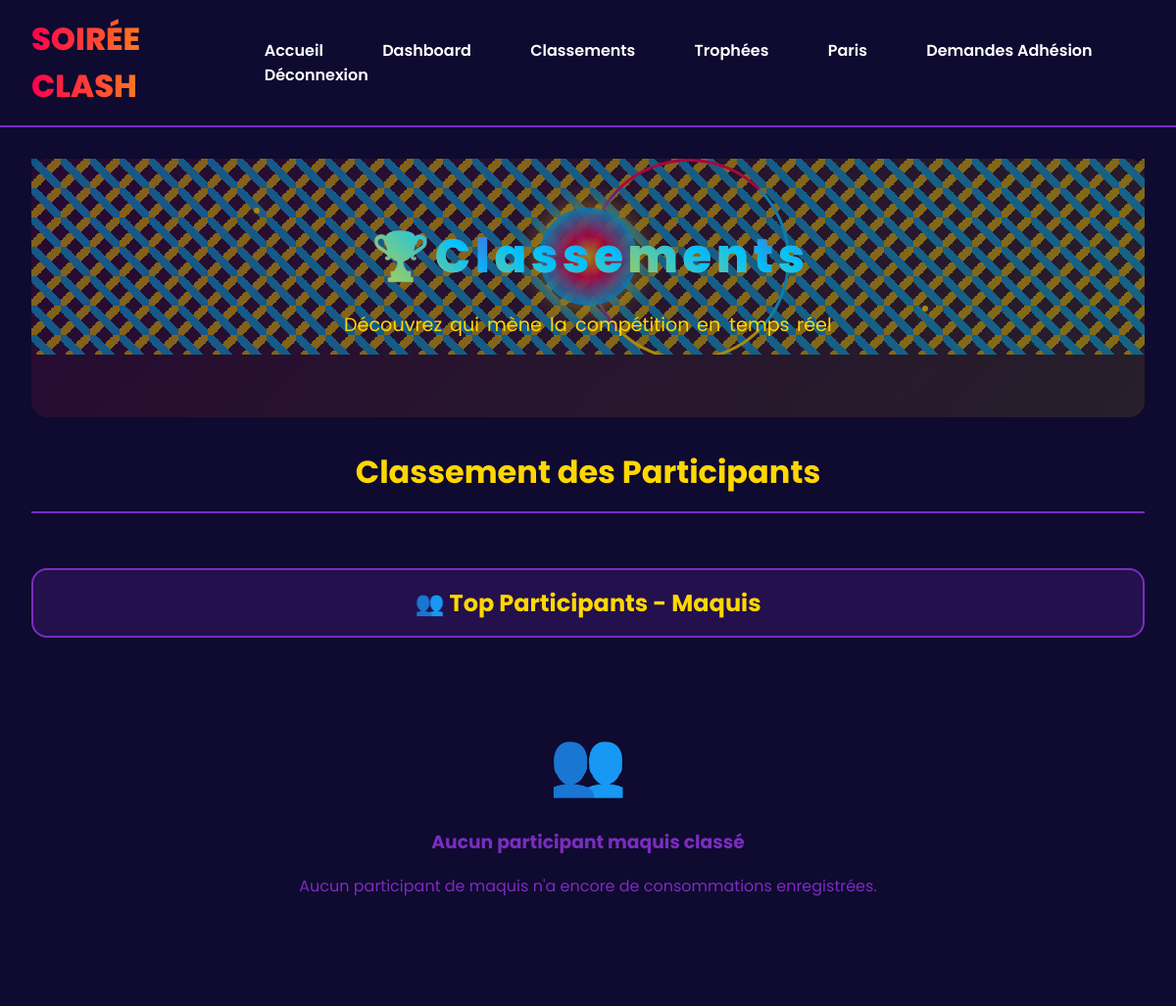
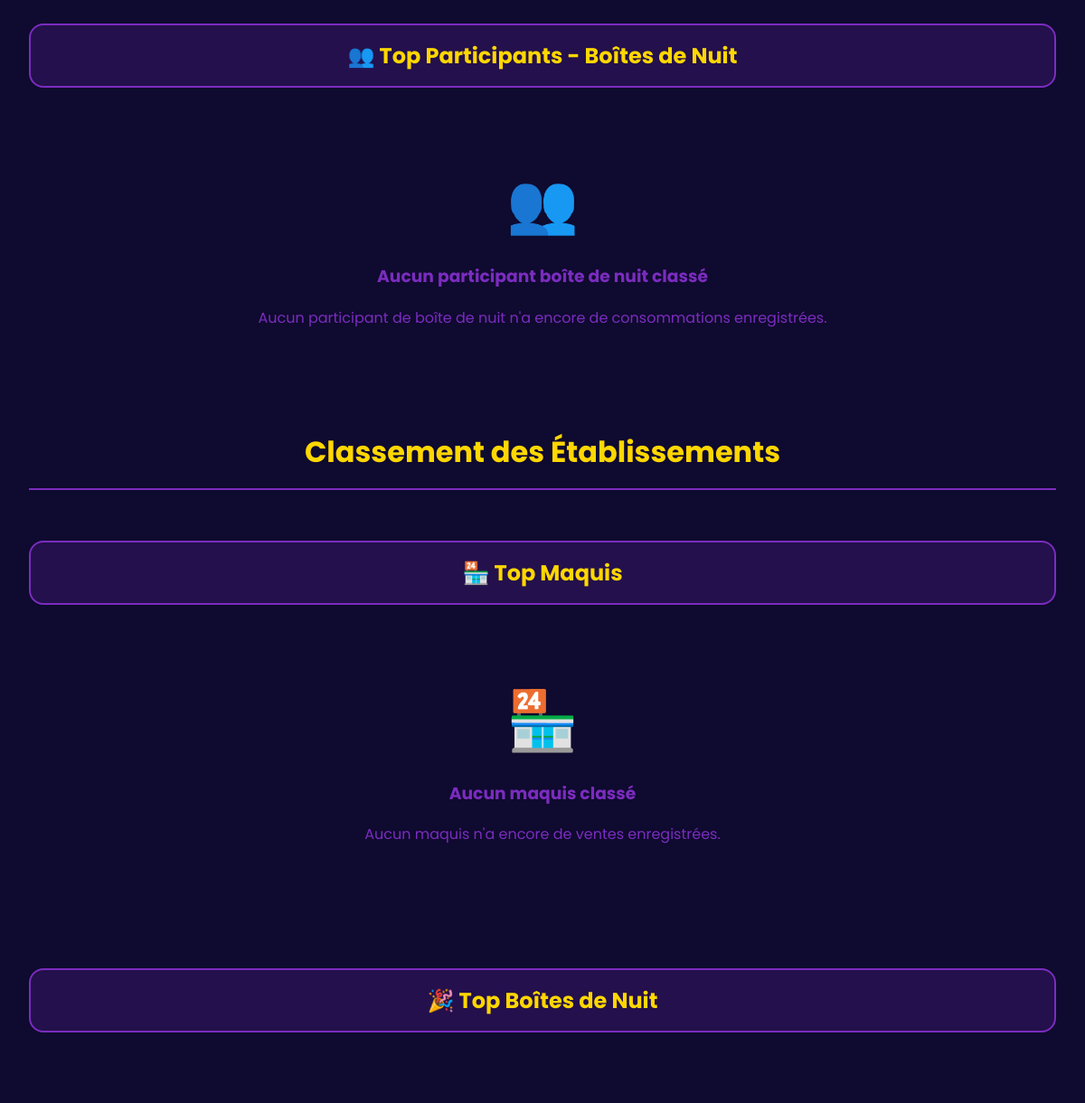
The page /classements/ (signed in, upper part) on the database as committed earlier (2 pictures, top to bottom).
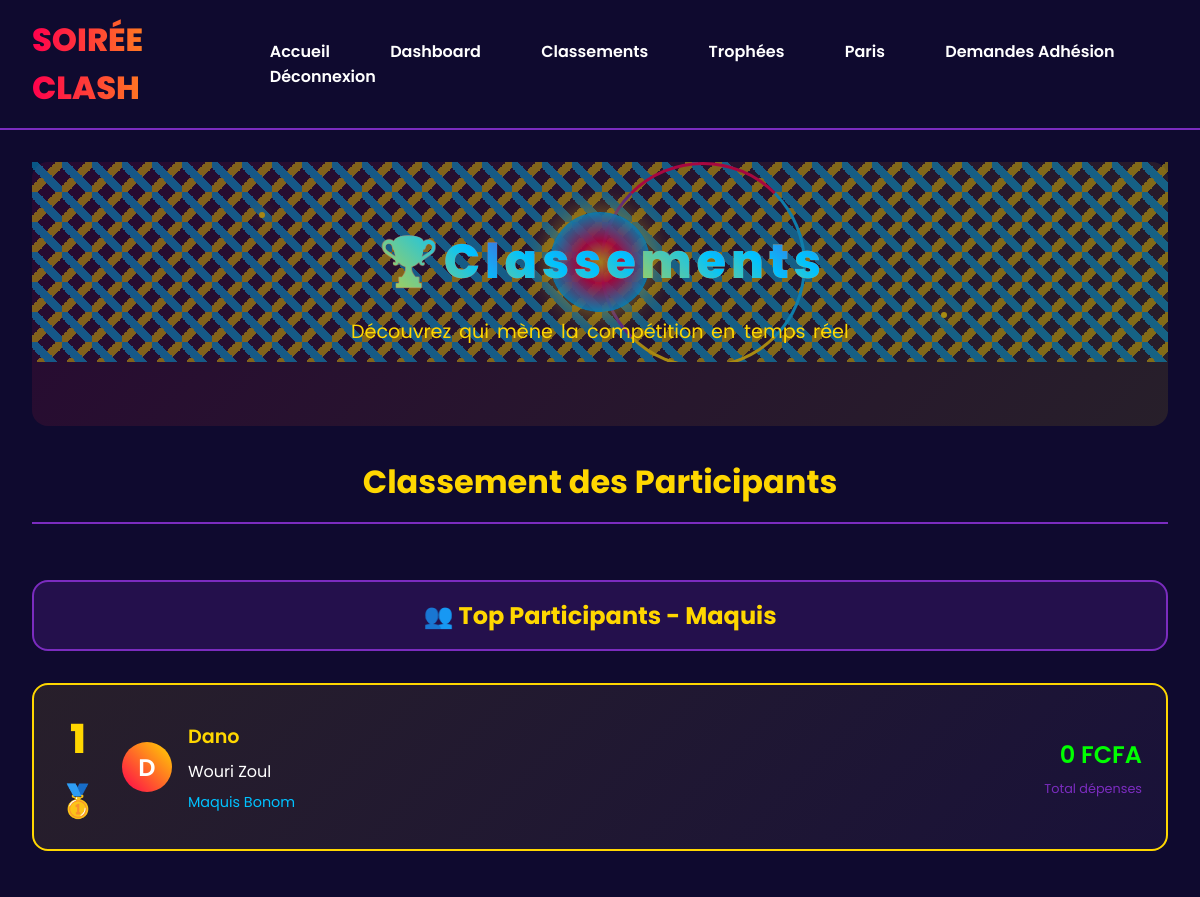
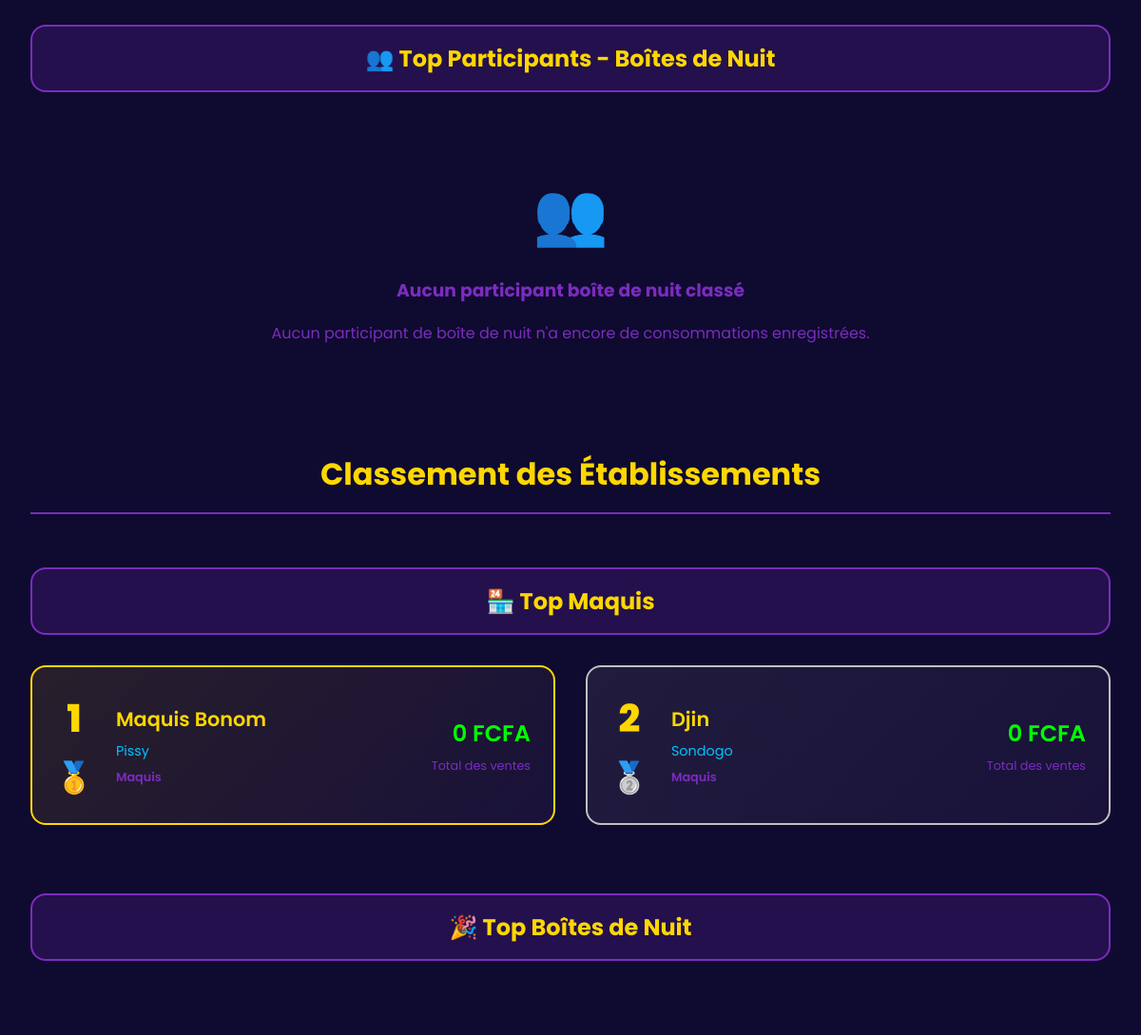
The same page on the database as committed later (2 pictures, top to bottom).
### soiree/models.py (models this page shows, shortened)
class Participant(models.Model):
    user = models.OneToOneField(User, on_delete=models.CASCADE)
    pseudo = models.CharField(max_length=30, unique=True)
    nom = models.CharField(max_length=50, blank=True)
    prenom = models.CharField(max_length=50, blank=True)
    service = models.ForeignKey(Service, on_delete=models.CASCADE)
    date_inscription = models.DateTimeField(auto_now_add=True)
    actif = models.BooleanField(default=True)
    photo = models.ImageField(
        upload_to='photos/participants/',
        blank=True,
        null=True,
        help_text="Photo du participant (recommandé: format carré, max 2MB)"
    )
    class Meta:
        verbose_name = "Participant"
        verbose_name_plural = "Participants"

class Service(models.Model):
    TYPE_CHOICES = (
        ('maquis', 'Maquis'),
        ('boite', 'Boîte de Nuit'),
    )
    nom = models.CharField(max_length=100)
    type = models.CharField(max_length=10, choices=TYPE_CHOICES)
    localisation = models.CharField(max_length=200)
    adresse = models.TextField()
    telephone = models.CharField(max_length=20, blank=True)
    proprietaire = models.ForeignKey(User, on_delete=models.CASCADE)
    date_creation = models.DateTimeField(auto_now_add=True)
    actif = models.BooleanField(default=True)
    types_boissons_enregistres = models.BooleanField(default=False,
        help_text="Les types de boissons ont-ils été enregistrés ?")
    derniere_mise_a_jour_boissons = models.DateTimeField(null=True, blank=True)
    video_etablissement = models.FileField(
        upload_to='videos/etablissements/',
        blank=True,
        null=True,
        help_text="Vidéo de présentation de l'établissement (MP4, AVI, MOV recommandés)"
    )
    miniature_video = models.ImageField(
        upload_to='miniatures/videos/',
        blank=True,
        null=True,
        help_text="Miniature de la vidéo (recommandé: 16:9, max 2MB)"
    )
    class Meta:
        verbose_name = "Établissement"
        verbose_name_plural = "Établissements"

### soiree/views.py (the view)
# urls.py: path("classements/", views.classements, name='classements'),
@login_required
def classements(request):
    maquis = Service.objects.filter(
        type='maquis',
        actif=True,
        types_boissons_enregistres=True
    ).annotate(
        total_ventes=Sum('consommationparticipant__montant_total')
    ).order_by('-total_ventes')
    boites = Service.objects.filter(
        type='boite',
        actif=True,
        types_boissons_enregistres=True
    ).annotate(
        total_ventes=Sum('consommationparticipant__montant_total')
    ).order_by('-total_ventes')
    top_participants_maquis = Participant.objects.filter(
        service__type='maquis',
        service__actif=True,
        service__types_boissons_enregistres=True
    ).annotate(
        total_depenses=Sum('consommationparticipant__montant_total')
    ).order_by('-total_depenses')[:10]
    top_participants_boites = Participant.objects.filter(
        service__type='boite',
        service__actif=True,
        service__types_boissons_enregistres=True
    ).annotate(
        total_depenses=Sum('consommationparticipant__montant_total')
    ).order_by('-total_depenses')[:10]
    context = {
        'maquis': maquis,
        'boites': boites,
        'top_participants_maquis': top_participants_maquis,
        'top_participants_boites': top_participants_boites,
    }
    return render(request, 'classements.html', context)

### templates/classements.html (shortened to what this page needs)
{% extends 'base.html' %}
{% block content %}
<div class="hero-section">
  <div class="crystal-container">
    <div class="crystal-shards"></div>
    <div class="electric-arcs"></div>
    <div class="crystal-core"></div>
    <div class="energy-pulses"></div>
  </div>
  <h1 class="page-title crystal-title">
    <span class="crystal-char" data-char="🏆">🏆</span>
    <span class="crystal-char" data-char="C">C</span>
    <span class="crystal-char" data-char="l">l</span>
    <span class="crystal-char" data-char="a">a</span>
    <span class="crystal-char" data-char="s">s</span>
    <span class="crystal-char" data-char="s">s</span>
    <span class="crystal-char" data-char="e">e</span>
    <span class="crystal-char" data-char="m">m</span>
    <span class="crystal-char" data-char="e">e</span>
    <span class="crystal-char" data-char="n">n</span>
    <span class="crystal-char" data-char="t">t</span>
    <span class="crystal-char" data-char="s">s</span>
  </h1>
  <p class="page-subtitle crystal-subtitle">
    <span class="subtitle-crystal">Découvrez</span>
    <span class="subtitle-crystal">qui</span>
    <span class="subtitle-crystal">mène</span>
    <span class="subtitle-crystal">la</span>
    <span class="subtitle-crystal">compétition</span>
    <span class="subtitle-crystal">en</span>
    <span class="subtitle-crystal">temps</span>
    <span class="subtitle-crystal">réel</span>
  </p>
</div>
<div class="section">
  <h2 class="section-title">Classement des Participants</h2>
  <div class="classement-category">
    <h3 class="category-title">👥 Top Participants - Maquis</h3>
    <div class="participants-grid">
      {% if top_participants_maquis %}
        {% for participant in top_participants_maquis %}
          <div class="participant-card {% if forloop.counter <= 3 %}top-{{ forloop.counter }}{% endif %}">
            <div class="participant-rank">
              <span class="rank-number">{{ forloop.counter }}</span>
              {% if forloop.counter == 1 %}
                <div class="rank-trophy">🥇</div>
              {% elif forloop.counter == 2 %}
                <div class="rank-trophy">🥈</div>
              {% elif forloop.counter == 3 %}
                <div class="rank-trophy">🥉</div>
              {% endif %}
            </div>
            <div class="participant-avatar">
              {% if participant.user.profile.avatar %}
                <img src="{{ participant.user.profile.avatar.url }}" alt="Avatar de {{ participant.pseudo }}">
              {% else %}
                <div class="avatar-placeholder">{{ participant.pseudo|first|upper }}</div>
              {% endif %}
            </div>
            <div class="participant-info">
              <div class="participant-pseudo">{{ participant.pseudo }}</div>
              <div class="participant-name">{{ participant.nom }} {{ participant.prenom }}</div>
              <div class="participant-etablissement">{{ participant.service.nom }}</div>
            </div>
            <div class="participant-score">
              <div class="score-amount">{{ participant.total_depenses|default:0|floatformat:0 }} FCFA</div>
              <div class="score-label">Total dépenses</div>
            </div>
          </div>
        {% endfor %}
      {% else %}
        <div class="empty-state">
          <div class="empty-icon">👥</div>
          <h3>Aucun participant maquis classé</h3>
          <p>Aucun participant de maquis n'a encore de consommations enregistrées.</p>
        </div>
      {% endif %}
    </div>
  </div>
  <div class="classement-category">
    <h3 class="category-title">👥 Top Participants - Boîtes de Nuit</h3>
    <div class="participants-grid">
      {% if top_participants_boites %}
        {% for participant in top_participants_boites %}
          <div class="participant-card {% if forloop.counter <= 3 %}top-{{ forloop.counter }}{% endif %}">
            <div class="participant-rank">
              <span class="rank-number">{{ forloop.counter }}</span>
              {% if forloop.counter == 1 %}
                <div class="rank-trophy">🥇</div>
              {% elif forloop.counter == 2 %}
                <div class="rank-trophy">🥈</div>
              {% elif forloop.counter == 3 %}
                <div class="rank-trophy">🥉</div>
              {% endif %}
            </div>
            <div class="participant-avatar">
              {% if participant.user.profile.avatar %}
                <img src="{{ participant.user.profile.avatar.url }}" alt="Avatar de {{ participant.pseudo }}">
              {% else %}
                <div class="avatar-placeholder">{{ participant.pseudo|first|upper }}</div>
              {% endif %}
            </div>
            <div class="participant-info">
              <div class="participant-pseudo">{{ participant.pseudo }}</div>
              <div class="participant-name">{{ participant.nom }} {{ participant.prenom }}</div>
              <div class="participant-etablissement">{{ participant.service.nom }}</div>
            </div>
            <div class="participant-score">
              <div class="score-amount">{{ participant.total_depenses|default:0|floatformat:0 }} FCFA</div>
              <div class="score-label">Total dépenses</div>
            </div>
          </div>
        {% endfor %}
      {% else %}
        <div class="empty-state">
          <div class="empty-icon">👥</div>
          <h3>Aucun participant boîte de nuit classé</h3>
          <p>Aucun participant de boîte de nuit n'a encore de consommations enregistrées.</p>
        </div>
      {% endif %}
    </div>
  </div>
</div>
<div class="section">
  <h2 class="section-title">Classement des Établissements</h2>
  <div class="classement-category">
    <h3 class="category-title">🏪 Top Maquis</h3>
    <div class="classement-grid">
      {% if maquis %}
        {% for maquis in maquis %}
          <div class="classement-card {% if forloop.counter <= 3 %}top-{{ forloop.counter }}{% endif %}">
            <div class="classement-rank">
              <span class="rank-number">{{ forloop.counter }}</span>
              {% if forloop.counter == 1 %}
                <div class="rank-trophy">🥇</div>
              {% elif forloop.counter == 2 %}
                <div class="rank-trophy">🥈</div>
              {% elif forloop.counter == 3 %}
                <div class="rank-trophy">🥉</div>
              {% endif %}
            </div>
            <div class="classement-info">
              <div class="etablissement-nom">{{ maquis.nom }}</div>
              <div class="etablissement-location">{{ maquis.localisation }}</div>
              <div class="etablissement-type">{{ maquis.get_type_display }}</div>
            </div>
            <div class="classement-score">
              <div class="score-amount">{{ maquis.total_ventes|default:0|floatformat:0 }} FCFA</div>
              <div class="score-label">Total des ventes</div>
            </div>
          </div>
        {% endfor %}
      {% else %}
        <div class="empty-state">
          <div class="empty-icon">🏪</div>
          <h3>Aucun maquis classé</h3>
          <p>Aucun maquis n'a encore de ventes enregistrées.</p>
        </div>
      {% endif %}
    </div>
  </div>
  <div class="classement-category">
    <h3 class="category-title">🎉 Top Boîtes de Nuit</h3>
    <div class="classement-grid">
      {% if boites %}
        {% for boite in boites %}
          <div class="classement-card {% if forloop.counter <= 3 %}top-{{ forloop.counter }}{% endif %}">
            <div class="classement-rank">
              <span class="rank-number">{{ forloop.counter }}</span>
              {% if forloop.counter == 1 %}
                <div class="rank-trophy">🥇</div>
              {% elif forloop.counter == 2 %}
                <div class="rank-trophy">🥈</div>
              {% elif forloop.counter == 3 %}
                <div class="rank-trophy">🥉</div>
              {% endif %}
            </div>
            {% if boite.video_etablissement %}
              <div class="etablissement-video">
                <div class="video-thumbnail" onclick="playVideo('{{ boite.video_etablissement.url }}', '{{ boite.nom }}')">
                  {% if boite.miniature_video %}
                    <img src="{{ boite.miniature_video.url }}" alt="Miniature vidéo {{ boite.nom }}">
                  {% else %}
                    <div class="video-placeholder">
                      <span class="play-icon">▶️</span>
                      <span class="video-text">Voir la vidéo</span>
                    </div>
                  {% endif %}
                  <div class="video-overlay">
                    <span class="play-button">▶️</span>
                  </div>
                </div>
              </div>
            {% endif %}
            <div class="classement-info">
              <div class="etablissement-nom">{{ boite.nom }}</div>
              <div class="etablissement-location">{{ boite.localisation }}</div>
              <div class="etablissement-type">{{ boite.get_type_display }}</div>
            </div>
            <div class="classement-score">
              <div class="score-amount">{{ boite.total_ventes|default:0|floatformat:0 }} FCFA</div>
              <div class="score-label">Total des ventes</div>
            </div>
          </div>
        {% endfor %}
      {% else %}
        <div class="empty-state">
        </div>
      {% endif %}
    </div>
  </div>
</div>
{% endblock %}

### templates/base.html (shortened to what this page needs)
{% load static %}
<!DOCTYPE html>
<html lang="fr">
<head>
  <link href="{% static 'css/animations.css' %}" rel="stylesheet">
</head>
<body>
  <header>
    <div class="logo">SOIRÉE CLASH</div>
    <nav>
      {% if user.is_authenticated %}
        <a href="{% url 'app:index' %}">Accueil</a>
        <a href="{% url 'app:dashboard' %}">Dashboard</a>
        <a href="{% url 'app:classements' %}">Classements</a>
        <a href="{% url 'app:trophees' %}">Trophées</a>
        <a href="{% url 'app:paris' %}">Paris</a>
        {% if user.is_superuser %}
          <a href="{% url 'app:admin_demandes_adhesion' %}">Demandes Adhésion</a>
        {% endif %}
        <a href="{% url 'app:logout' %}">Déconnexion</a>
      {% else %}
        <a href="{% url 'app:login' %}">Connexion</a>
        <a href="{% url 'app:register' %}">Inscription</a>
      {% endif %}
    </nav>
  </header>
  <div class="container">
    {% block content %}{% endblock %}
  </div>
</body>
</html>

Rows that differ between the two databases and show on the page:
added Participant: pseudo|first "D", pseudo "Dano", nom "Wouri", prenom "Zoul", service.nom "Maquis Bonom", total_depenses "0"
now on this page (row edited): Service: nom "Maquis Bonom", localisation "Pissy", type "Maquis", total_ventes "0"
now on this page (row edited): Service: nom "Djin", localisation "Sondogo", type "Maquis", total_ventes "0"
Other text that changed with them:
text no longer shown: "👥 Aucun participant maquis classé Aucun participant de maquis n'a encore de consommations enregistrées. 🏪 Aucun maquis classé Aucun maquis n'a encore de ventes enregistrées."
